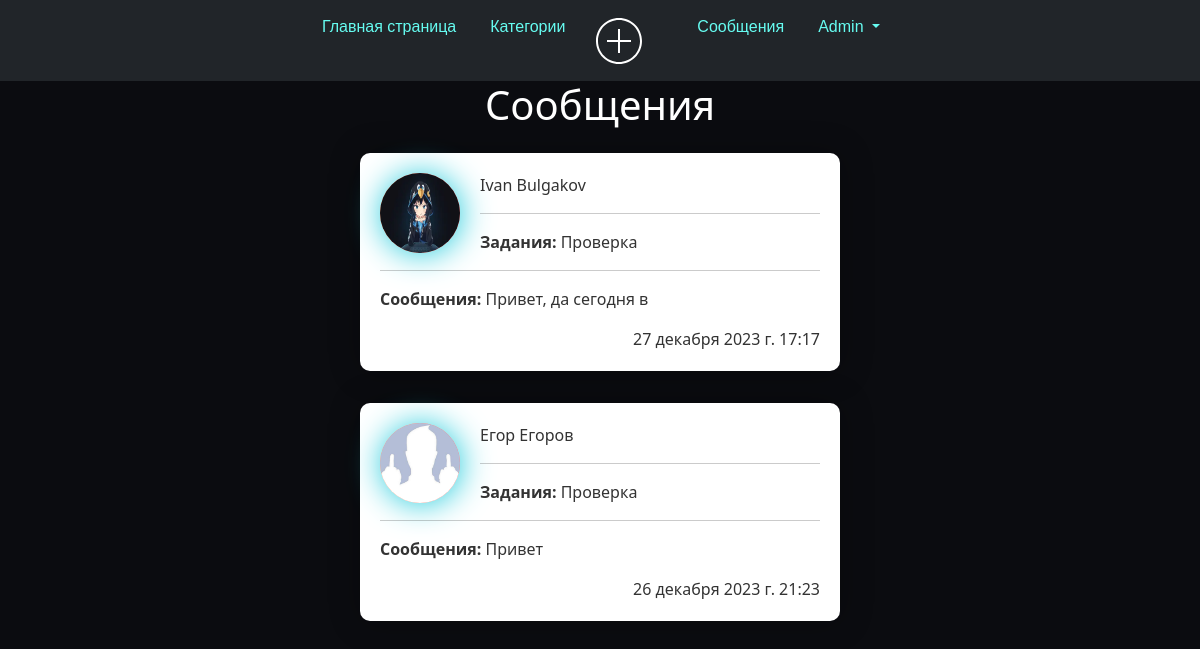
/message/ (signed in), run on an earlier commit of the app's database.
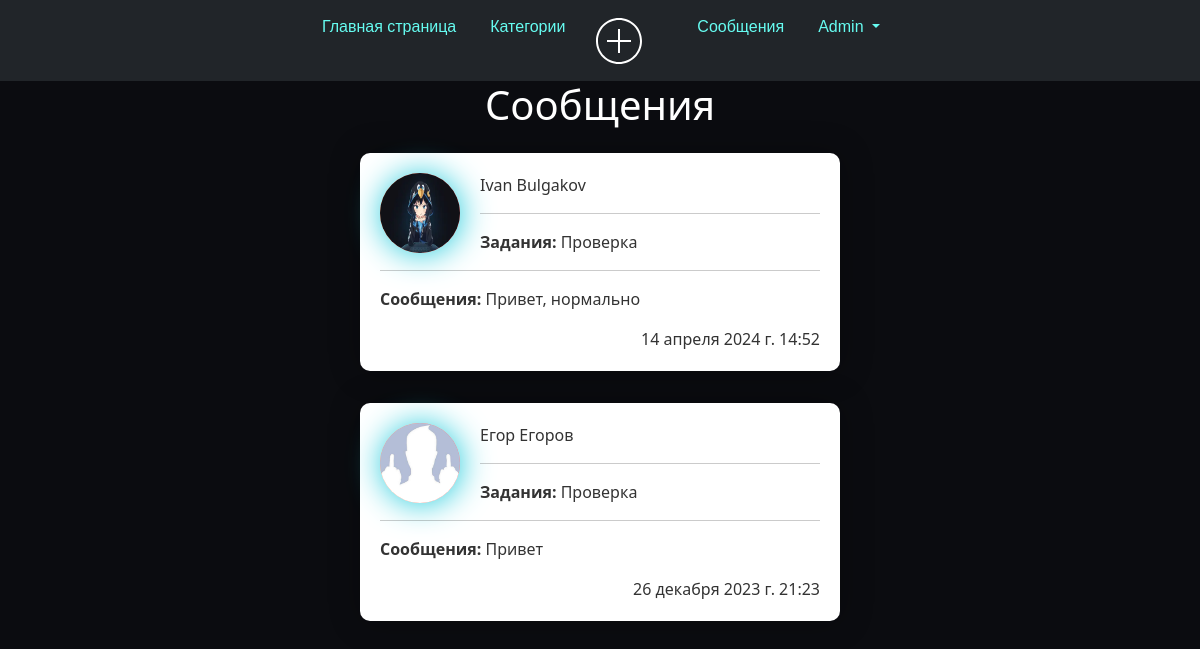
And on a later commit of the database.
### user_messeges/models.py (models this page shows, shortened)
class Conversation(models.Model):
    item = models.ForeignKey(Articles, related_name='conversations', on_delete=models.CASCADE)
    members = models.ManyToManyField(User, related_name='conversations')
    created_at = models.DateTimeField(auto_now_add=True)
    modified_at = models.DateTimeField(auto_now=True)
    class Meta:
        ordering = ('-modified_at',)

class ConversationMessage(models.Model):
    conversation = models.ForeignKey(Conversation, related_name='messages', on_delete=models.CASCADE)
    content = models.TextField()
    created_at = models.DateTimeField(auto_now_add=True)
    created_by = models.ForeignKey(User, related_name='created_messages', on_delete=models.CASCADE)

### tasks_app_user/models.py (models this page shows, shortened)
class Articles(models.Model):
    title = models.CharField("Название Задания", max_length=35)
    anons = models.CharField("О задании", max_length=25)
    phope = models.CharField('Телефон для связи с вами', max_length=11)
    prise = models.CharField('Цена', max_length=15)
    full_text = models.TextField("Задания")
    data = models.DateTimeField(auto_now_add=True)
    user_name = models.CharField("User_name", max_length=15, )
    author = models.ForeignKey(User, on_delete=models.CASCADE, null=True)  # Внешний ключ к пользователю
    category = models.ForeignKey(Category, on_delete=models.SET_NULL, null=True)
    class Meta:
        verbose_name = "Задания"
        verbose_name_plural = "Задании"

### user_messeges/views.py (the view)
# urls.py: path('message/', views.inbox, name='inbox'),
@login_required
def inbox(request):
    conversations = Conversation.objects.filter(members__in=[request.user.id])
    return render(request, 'inbox.html', {
        'conversations': conversations,
    })

### user_messeges/templates/inbox.html (shortened to what this page needs)
{% extends 'tasks_app/layout.html' %}
{% block content %}
{% if conversations %}
<h1 class="mb-6 text-3xl" style="text-align: center; color: white;">Сообщения</h1>
{% for conversation in conversations %}
    <div class="features">
        <div class="blog_post">
            <div class="space-y-6">
                <a href="{% url 'detail' conversation.id %}">
                    <div class="p-6 flex bg-gray-100 rounded-xl">
                        <div>
                            {% for member in conversation.members.all %}
                                {% if member != request.user %}
                            <img class="profile-pic" src="{{ member.profile.profile_picture.url }}">
                                    <p class="mb-1 text-sm">{{ member.profile.first_name }} {{ member.profile.last_name }} </p>
                                    <hr>
                                    <p><strong>Задания:</strong> {{ conversation.item.title }}</p>
                                    <hr>
                                    <p><strong>Сообщения:</strong> {{ conversation.messages.last.content|slice:":20" }}</p>
                                    <div class="time" align="right">{{ conversation.modified_at }}</div>
                                {% endif %}
                            {% endfor %}
                        </div>
                    </div>
                </a>
            </div>
        </div>
    </div>
{% endfor %}
{% else %}
<h1 class="mb-6 text-3xl" style="text-align: center;">У вас нет сообщений</h1>
{% endif %}
{% endblock %}

What changed in the data, as far as the page shows it:
changed Conversation: messages.last.content "Привет, да сегодня в" → "Привет, нормально"; modified_at "27 декабря 2023 г. 17:17" → "14 апреля 2024 г. 14:52"
